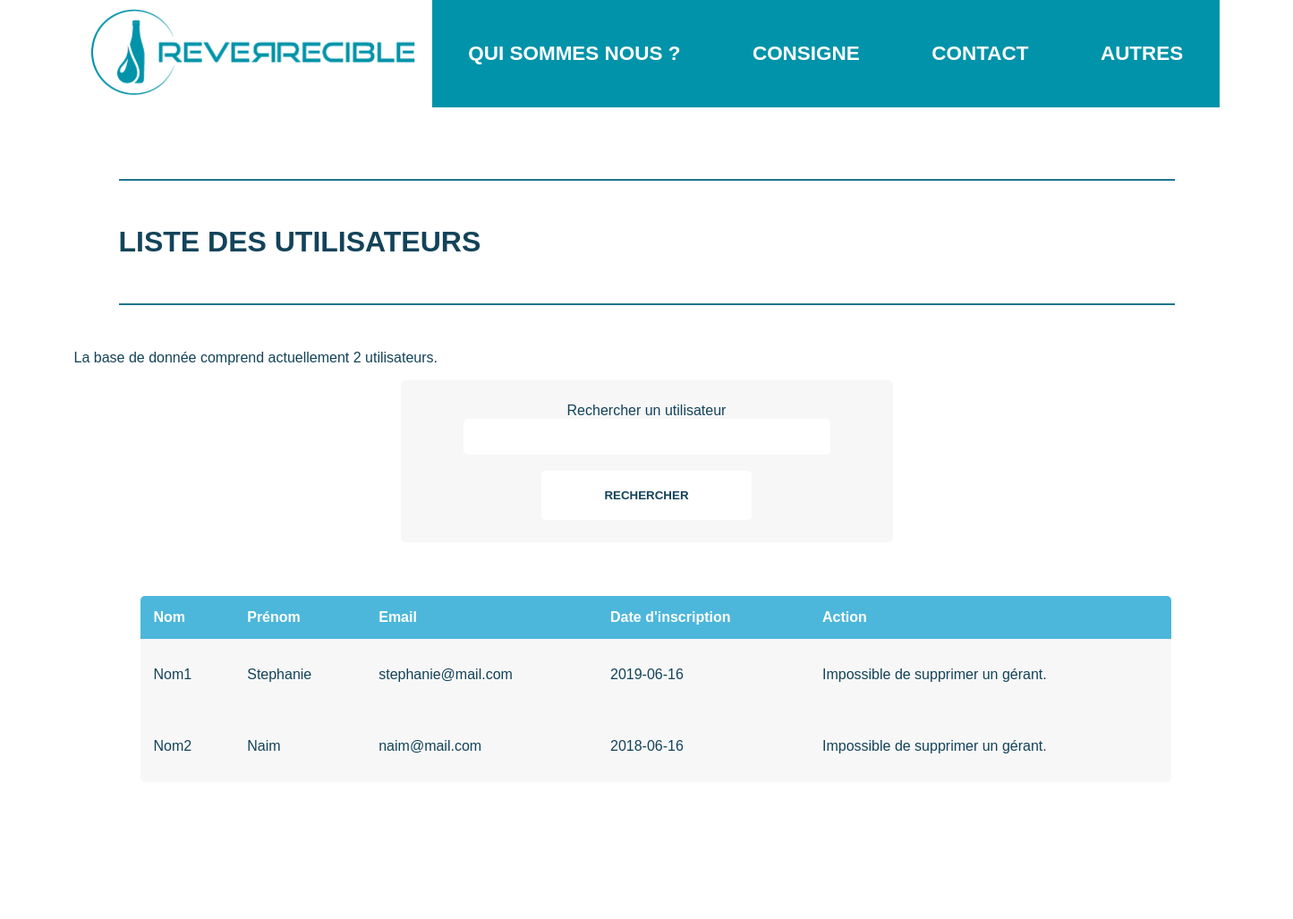
Before: /Controleur/utilisateursCTRL.php (signed in, upper part) with the older database file.
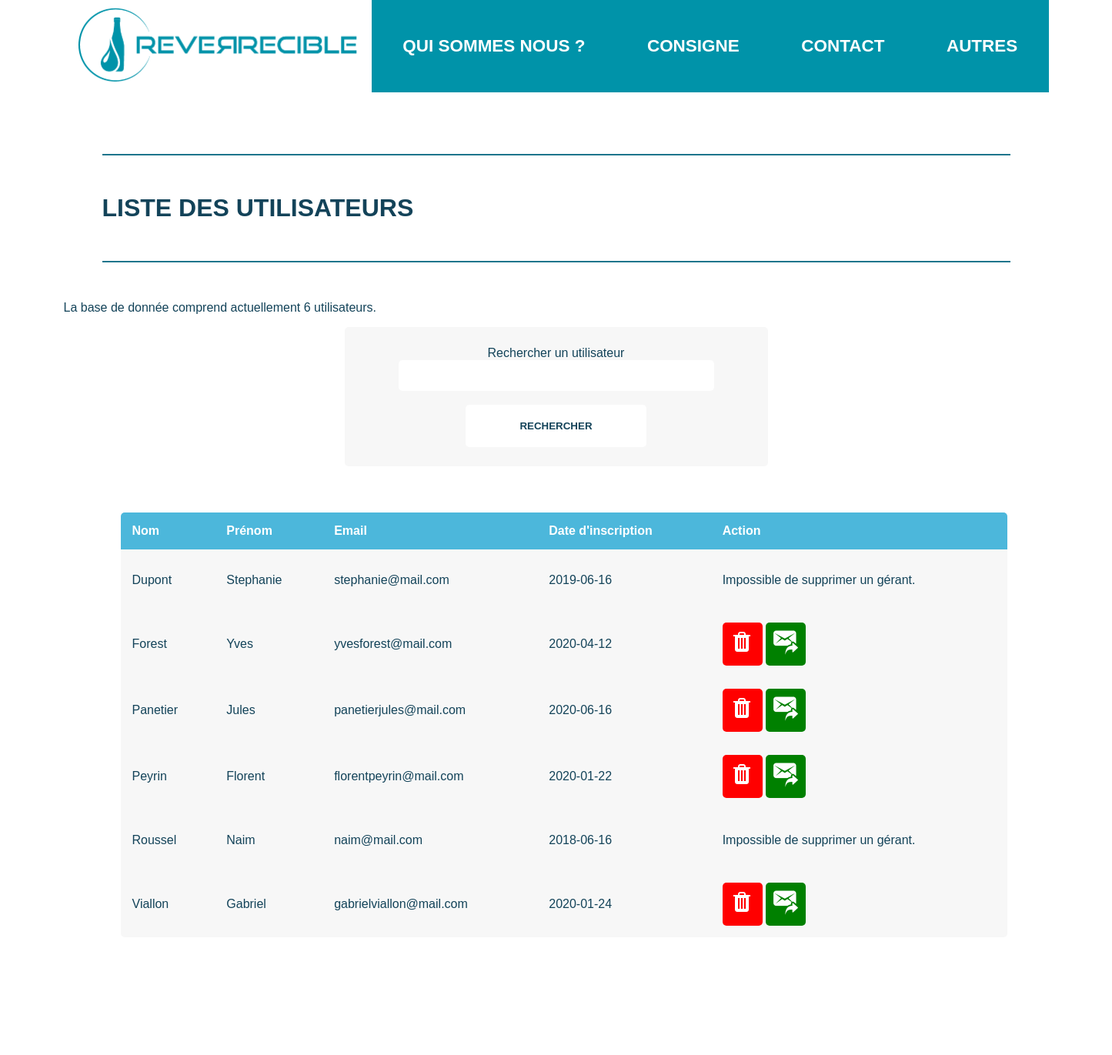
After: the same page with the newer database file.
### tables this page shows
CREATE TABLE user(
  mail VARCHAR(30) PRIMARY KEY,
  nom VARCHAR(25),
  prenom VARCHAR(25),
  mdp VARCHAR(25),
  gerant SMALLINT,
  dateinscription DATE DEFAULT(date('now'))
);

### Modele/DAO.class.php (called while the page is built, shortened)
<?php
  require_once('../Modele/User.class.php');
  class DAO {
    private $db;
    private $database = '../Modele/data/db/reverrecible.db';
    public function __construct() {
      try {
        $this->db = new PDO("sqlite:".$this->database);
      } catch (PDOException $e) {
        die("PDO Error :".$e->getMessage()." '".$this->database."'\n");
      }
    }
    public function getAllUsers(){
      $query = "SELECT * FROM user ORDER BY nom";
      $sql= $this->db->query($query);
      $utilisateurs = $sql->fetchAll(PDO::FETCH_ASSOC);
      $listeUtilisateurs = array();
      foreach ($utilisateurs as $user ) {
        array_push($listeUtilisateurs,new User($user));
      }
      return $listeUtilisateurs;
    }
  }
  ?>

### Modele/User.class.php (called while the page is built, shortened)
<?php
  class User {
    protected $nom;
    protected $prenom;
    protected $mail;
    protected $gerant;
    protected $dateinscription;
    public function getNom() {return $this->nom;}
    public function getPrenom() {return $this->prenom;}
    public function getEMail() {return $this->mail;}
    public function getGerant() {return $this->gerant;}
    public function getDateInscription() {return $this->dateinscription;}
  }
  ?>

### Vues/utilisateurs.php (the view, shortened to what this page needs)
<!DOCTYPE html>
<html lang="fr" dir="ltr">
  <head>
    <link rel="stylesheet" href="../Vues/Style/main.css">
  </head>
  <body>
    <header>
      <nav>
      <ul>
        <li id="logoMenu"><a href="mainCTRL.php"><img src="../Vues/Style/Logo.png" alt="logo"></a></li>
        <li><a href="quisommesnousCTRL.php"><h3>QUI SOMMES NOUS ?</h3></a></li>
        <li><a href="consigneCTRL.php"><h3>CONSIGNE</h3></a></li>
        <li><a href="contactCTRL.php"><h3>CONTACT</h3></a></li>
        <li class="dropdown">
          <a href="javascript:void(0)" class="dropbtn"><h3>AUTRES</h3></a>
        </li>
      </ul>
    </nav>
    <div class="separateurTop"></div>
    </header>
    <h1>LISTE DES UTILISATEURS</h1>
    <div class="separateur"></div>
    <?php if ($users != null) {
      if(isset($_POST['search'])) {?>
        <p>Recherche : "<?=$_POST['search']?>" : <?= count($users) ?> résultat(s).</p>
      <?php } else { ?>
        <p>La base de donnée comprend actuellement <?= count($users) ?> utilisateurs.</p>
      <?php } ?>
    <form method="post">
      <label>Rechercher un utilisateur</label>
      <input type="text" name="search">
      <input type="submit" class="bouton" name="submit" value="RECHERCHER">
    </form>
    <article class="sousArticle">
    <table>
    <tr>
      <th>Nom</th>
      <th>Prénom</th>
      <th>Email</th>
      <th>Date d'inscription</th>
      <th>Action</th>
    </tr>
  <?php } ?>
    <?php foreach ($users as $user) { ?>
      <tr>
                <?php
                $nom = $user->getNom();
                $prenom = $user->getPrenom();
                $mail = $user->getEMail();
                $date = $user->getDateInscription();
                 ?>
                <td><?=$nom?></td>
                <td><?=$prenom?></td>
                <td><?=$mail?></td>
                <td><?=$date?></td>
                <?php if ($user->getGerant() != 1) {?>
                <td><a class="bouton" style="background-color: red;" href="supprimerUtilisateurCTRL.php?utilisateur=<?=$mail?>">
                  <img style="max-width:32px; max-height:32px;" src="../Vues/Style/icons8-supprimer-32.png" alt="supprimer"></a>
                <a class="bouton" style="background-color: green;" href="mailto:<?=$mail?>">
                    <img style="max-width:32px; max-height:32px;" src="../Vues/Style/forward-32.png" alt="supprimer"></a></td>
              <?php } else {?>
                <td><p>Impossible de supprimer un gérant.</p></td>
              <?php }}?>
      </tr>
      </table>
    </article>
  </body>
</html>

### Controleur/utilisateursCTRL.php (shortened to what this page needs)
<?php
require_once('../Modele/DAO.class.php');
$dao = new DAO;
if (isset($_POST['submit'])) {
  if(isset($_POST['search'])) {
    $users = $dao->searchUser($_POST['search']);
  }
}
else {
  $users = $dao->getAllUsers();
}
if(isset($_SESSION['gerant']) && $_SESSION['gerant'] == 1) {
require_once('../Vues/utilisateurs.php');
}
else {
  header("Location: ../Controleur/erreurDroitsCTRL.php?erreur=5");
}
?>

### Vues/Style/main.css (style rules this page uses)
body { max-width: 1280px; padding: 0px; margin: auto; font-family: Tahoma, Geneva, sans-serif; color: #134359; }
.separateurTop { margin-top: 200px; margin-bottom: 50px; margin-left: 50px; margin-right: 50px; border-bottom: 2px solid #1d758c; }
.separateur { margin: 50px; border-bottom: 2px solid #1d758c; }
h1 { margin-left: 50px; color: #134359; }
article { padding: 20px; padding-left: 50px; padding-right: 50px; display: flex; flex-direction: row; align-items: center; }
.sousArticle { display: flex; flex-direction: column; justify-content: flex-start; width: 100%; margin: 5px; padding: 5px; border-radius: 5px; }
img { width: 100%; height: 100%; }
nav { max-width: 1280px; max-height: 120px; width: 100%; position: fixed; top: 0px; }
nav ul { max-height: 120px; display:flex; flex-direction:row; justify-content:space-between; list-style-type: none; margin: 0px; padding: 0px; background-color: #0093a9; }
nav li, .profile li { flex: auto; max-height:120px; font-size: 1.2em; display: flex; align-items: center; justify-content: center; }
a { color: white; text-align: center; text-decoration: none; display: inline-block; }
.bouton { padding: 10px; border-radius: 5px; border: none; background-color: #0093a9; }
.bouton, .bouton > h2 { color: white; }
#logoMenu { background-color: white; width: 25%; }
nav img { max-width: 100%; max-height:120px; }
header img { margin-left: auto; margin-right: auto; width: 100%; }
form { display: flex; flex-direction: column; align-items: center; max-width: 500px; border-radius: 5px; margin-left:auto; margin-right:auto; background: #f7f7f7; padding: 25px; }
form input[type="text"], form input[type="email"], form textarea, form input[type="password"], form input[type="date"] { font-family: Tahoma, Geneva, sans-serif; border-radius: 5px; height: 30px; margin-bottom: 18px; padding: 3px; width: 80%; font-size: 12px; border: 2px solid white; outline: 0; }
form input[type=submit] { border-radius: 5px; color: #134359; font-weight: bold; padding: 20px 70px; background-color: white; }
table { border-radius: 5px; border-collapse:collapse; width:90%; margin-bottom: 50px; margin-top: 50px; overflow: hidden; background-color: #f7f7f7; }
th, td { padding: 15px; }
th { text-align: left; background-color: #4cb7db; color: white; }

Changed rows visible on the page:
changed user "Stephanie": nom "Nom1" → "Dupont"
added user: nom "Forest", prenom "Yves", mail "yvesforest@mail.com", dateinscription "2020-04-12", gerant 0 (drawn)
added user: nom "Panetier", prenom "Jules", mail "panetierjules@mail.com", dateinscription "2020-06-16", gerant 0 (drawn)
added user: nom "Peyrin", prenom "Florent", mail "florentpeyrin@mail.com", dateinscription "2020-01-22", gerant 0 (drawn)
changed user "Naim": nom "Nom2" → "Roussel"
added user: nom "Viallon", prenom "Gabriel", mail "gabrielviallon@mail.com", dateinscription "2020-01-24", gerant 0 (drawn)
Other visible differences:
count($users): "2" → "6"
